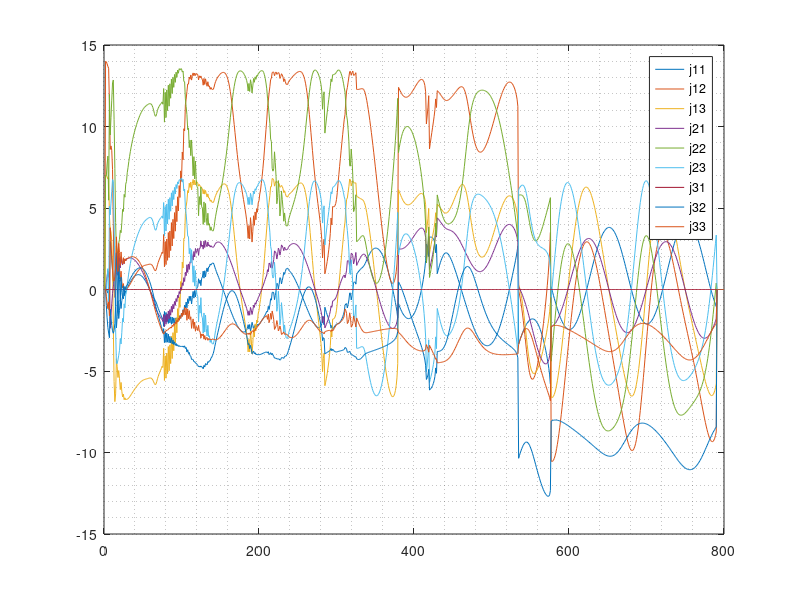

Source code (MATLAB):
clear all; clc; close all;
%% % % % % % % % % % % % % % % % % % % % % % % % % % % % % % % % % % % % % % % % % % % % % % % % % %  % % % % % % % % % % % % % % % % % % % % % % %
% In this script, "V. Simulation", "Example 1" part of the paper "iscussions on Inverse Kinematics based on Levenberg-Marquardt Method and Model-Free
% Adaptive (Predictive) Control" is implemented.
% Yusuf Çağrı Öğüt
% CMP684-Neural Networks, Fall 2022
% Hacettepe University, Computer Engineering
% % % % % % % % % % % % % % % % % % % % % % % % % % % % % % % % % % % % % % % % % % % % % % % % % % % % % % % % % % % % % % % % % % % % % % % % % % %
%% Parameters
nLength = 800; % number of simulation steps.
nInputs = 3; nOutputs = 3; % Number of inputs & outputs
nPredictionStep = 5; % Horizon length for Predictive Control
l1 = 5; l2 = 7; l3 = 7; % robot geometric parameters (lengths of robot links)
vK = 1:800; % Sim. vector
x_star = 4+3*sin(pi*vK/50); % Reference trajectory, x component (Given after Eq. (43) in the paper)
y_star = 3*cos(pi*vK/50); % Reference trajectory, y component (Given after Eq. (43) in the paper)
z_star = 5 + vK/200; % Reference trajectory, z component (Given after Eq. (43) in the paper)
Y_star = [x_star', y_star', z_star']; % Reference Trajectory, as matrix
%% Initializations
I = eye(nPredictionStep*nOutputs); % Identity Matrix, size[nPredictionStep x nOutputs),(nPredictionStep x nOutputs)]
v_g = []; % Multiplier matrix used in equations (Defined in after Eqn. (28) in the paper)
for i=1:nPredictionStep
    if i==1
        v_g = [v_g; eye(nInputs)];
    else
        v_g = [v_g; zeros(nInputs)];
    end  
end
gT = v_g';
E = []; % Multiplier matrix used in equations (Defined in after Eqn. (19) in the paper)
for i=1:nPredictionStep
    E = cat(1, E, eye(nOutputs));
end
lambda = zeros(nLength, 1); lambda(1) = 2; lambda(2) = 2; % Control parameter (usage defined under Eqn. (44)), lambda, initiated w/ "2"
delta_u = zeros(nLength, nInputs); % "Change of input" vector, size [nLength, nInputs] Eqn. (44)
phi = zeros(nPredictionStep*nInputs, nPredictionStep*nInputs, nLength); % Phi matrix, Defined in after Eqn. (44)
J = zeros(nInputs, nOutputs,nLength); % Jacobian matrix, derived from given kinematic relations at Eqn. (42)
q1 = zeros(nLength,1); q2 = zeros(nLength,1); q3 = zeros(nLength,1); % Joint angle vectors q1, q2 and q3
q1(1) = 0; q2(1) = 0; q3(1) = 0; % Initilization
x = zeros(nLength,1); y = zeros(nLength,1); z = zeros(nLength,1); % Task space variables x, y and z
x(1) = 0; y(1) = 0; z(1) = 0; % Initilization
Y = zeros(nOutputs, nLength); % Task space matrix
Y(:,1) = [x(1); x(2); x(3)]; % Initilization
Y_horizon = zeros(nOutputs*nPredictionStep,1); % Horizon vector for Predictive Control
for k=2:(nLength-10) % 1st time step is already initialized and due to predictive control, Time Vector is cropped from the end.
    %% Precalculations, Jacobian and Phi:
    % Jacobian calculation from previous time step joint angles and kinematic relations (42)
    J(:,:,k) = [-l3*sin(q2(k-1)+q3(k-1))*sin(q1(k-1)), l2*cos(q2(k-1))+l3*cos(q2(k-1)+q3(k-1))*cos(q1(k-1)), l3*cos(q2(k-1)+q3(k-1))*cos(q1(k-1)); ...
                             l3*sin(q2(k-1)+q3(k-1))*cos(q1(k-1)), l2*cos(q2(k-1))+l3*cos(q2(k-1)+q3(k-1))*sin(q1(k-1)),            l3*cos(q2(k-1)+q3(k-1))*sin(q1(k-1));...
                             0                                   ,-l2*sin(q2(k-1))-l3*sin(q2(k-1)+q3(k-1))            ,            -l3*sin(q2(k-1)+q3(k-1))];
    % Phi matrix w/ local approximation:
    for i=1:nPredictionStep
        phi(1:3,   3*(i-1)+1:3*(i-1)+1+2,k) = J(:,:,k);
        phi(4:6,   3*(i-1)+1:3*(i-1)+1+2,k) = J(:,:,k);
        phi(7:9,   3*(i-1)+1:3*(i-1)+1+2,k) = J(:,:,k);
        phi(10:12, 3*(i-1)+1:3*(i-1)+1+2,k) = J(:,:,k);
        phi(13:15, 3*(i-1)+1:3*(i-1)+1+2,k) = J(:,:,k);
    end    
%% Apply control law in (44) to find required amount of input change, delta_u(k) :
    Y_star_current = [Y_star(k+1,:)'; Y_star(k+2,:)'; Y_star(k+3,:)'; Y_star(k+4,:)'; Y_star(k+5,:)']; % Current horizon, reference trajectory
    delta_u(k,:) = gT * inv(phi(:,:,k)'*phi(:,:,k)+lambda(k)*I)*phi(:,:,k)'...
                        *(Y_star_current-E*Y(:,k));
    q1(k) = q1(k-1) + delta_u(k,1); % Current q1 joint angle 
    q2(k) = q2(k-1) + delta_u(k,2); % Current q2 joint angle
    q3(k) = q3(k-1) + delta_u(k,3); % Current q3 joint angle
%% Find Y(k+1) w/ Equation (24), next time step Task Space variables:
    Y(:,k+1) = Y(:,k) + J(:,:,k) * delta_u(k,:)'; % Task Space variables
    x(k+1) = Y(1,k+1); y(k+1) = Y(2,k+1); z(k+1) = Y(3,k+1); % Task Space variables
%% Find next "nPredictionStep" Task Space Variables, horizon:
    Y_horizon(1:3) = Y(:, k+1); % First set of task space variables are already calculated above
    q1_temp = q1(k); q2_temp = q2(k); q3_temp = q3(k); % Temporary joint angles are assigned
    Y_temp = Y(:,k+1); % Temporary Task Space matrix is assigned
    for i=1:nPredictionStep-1 % get 4:6 | 7:9 | 10:12 | 13:15        
        for ii=1:nPredictionStep
            phi_temp(1:3,   3*(ii-1)+1:3*(ii-1)+1+2) = J(:,:,k); % Local approximation made,i.e. J is same for entire horizon
            phi_temp(4:6,   3*(ii-1)+1:3*(ii-1)+1+2) = J(:,:,k);
            phi_temp(7:9,   3*(ii-1)+1:3*(ii-1)+1+2) = J(:,:,k);
            phi_temp(10:12, 3*(ii-1)+1:3*(ii-1)+1+2) = J(:,:,k);
            phi_temp(13:15, 3*(ii-1)+1:3*(ii-1)+1+2) = J(:,:,k);
        end
        % Next "nPredictionStep" reference trajectory values:
        Y_horizon_star_temp = [Y_star(k+i+1,:)'; Y_star(k+i+2,:)'; Y_star(k+i+3,:)'; Y_star(k+i+4,:)'; Y_star(k+i+5,:)'];
        % Required amount of change in input (joint angles), for current prediction step:
        delta_u_temp = gT * inv(phi_temp'*phi_temp+lambda(k)*I)*phi_temp'...
                            *(Y_horizon_star_temp-E*Y_temp);
        q1_temp = q1_temp + J(:,:,k)*delta_u_temp(1); % temporary joint angle q1
        q2_temp = q2_temp + J(:,:,k)*delta_u_temp(2); % temporary joint angle q2
        q3_temp = q3_temp + J(:,:,k)*delta_u_temp(3); % temporary joint angle q3
        Y_temp = Y_temp + J(:,:,k)*delta_u_temp; % temporary task space variables
        Y_horizon(i*3+1:i*3+3) = Y_temp; % Horizon Task Space variables
    end   
    % Update Lambda (Controller Parameter) using Eqn. (44):
    Y_horizon_star = []; % Init Reference Trajectory Horizon vector
    % Set Reference Trajectory Horizon vector for condition in Eqn. (44):
    for i=1:nPredictionStep
        Y_horizon_star = [Y_horizon_star; Y_star(k+i,:)'];
    end
    % Check if error for next "nPredictionStep" is bigger than the threshold
    if norm(Y_horizon_star - Y_horizon)>10
        lambda(k+1) = 1.1*lambda(k); % if so, increase lambda
    else
        lambda(k+1) = lambda(k)/1.02; % if not, decrease lambda
    end
end
%% Continue for plottings:
%% Reference trajectory:

%% Trajectory (3d point cloud):
scatter3(x,y,z,'r','filled');
hold on
scatter3(x_star,y_star,z_star,'b','filled');
%% Trajectory:
plot(x,'DisplayName','x');hold on;plot(x_star,'DisplayName','x_star');plot(y,'DisplayName','y');plot(y_star,'DisplayName','y_star');plot(z,'DisplayName','z');plot(z_star,'DisplayName','z_star');hold off;
grid minor
legend
%% Plot q's (joint angles):
plot(q1,'DisplayName','q1');hold on;plot(q2,'DisplayName','q2');plot(q3,'DisplayName','q3');hold off;
grid minor
legend
%% Plot lambda:
plot(lambda)
grid minor
legend
%% Jacobian elements:
j11 = reshape(J(1,1,:),[800,1]);
j12 = reshape(J(1,2,:),[800,1]);
j13 = reshape(J(1,3,:),[800,1]);
j21 = reshape(J(2,1,:),[800,1]);
j22 = reshape(J(2,2,:),[800,1]);
j23 = reshape(J(2,3,:),[800,1]);
j31 = reshape(J(3,1,:),[800,1]);
j32 = reshape(J(3,2,:),[800,1]);
j33 = reshape(J(3,3,:),[800,1]);
plot(j11,'DisplayName','j11');hold on;plot(j12,'DisplayName','j12');plot(j13,'DisplayName','j13');plot(j21,'DisplayName','j21');plot(j22,'DisplayName','j22');plot(j23,'DisplayName','j23');plot(j31,'DisplayName','j31');plot(j32,'DisplayName','j32');plot(j33,'DisplayName','j33');hold off;
grid minor
legend
%%